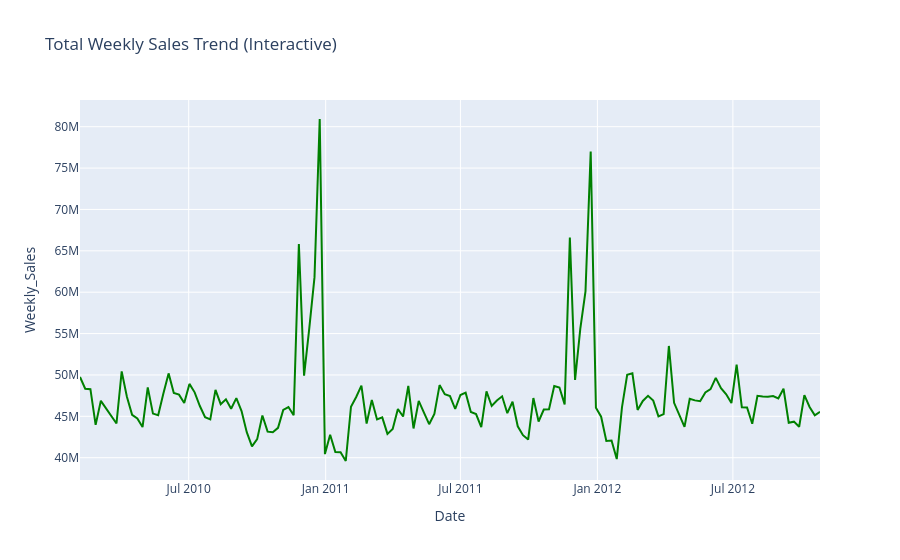

The cell this chart's notebook holds for it:
### Markdown cell above
### Interactive Plotly Dashboard

#### Sales Trend Dashboard

### Code cell
fig = px.line(
    sales_trend,
    x="Date",
    y="Weekly_Sales",
    title="Total Weekly Sales Trend (Interactive)"
)

fig.update_traces(line_color="green")
fig.show()

### Figure 1 — Plotly figure (JSON) as saved in the notebook; plotly's stock layout.template omitted (floating-point values rounded to 4 significant figures; data arrays with more than 128 entries replaced by an {"elided": "..."} marker saying what was removed)
{"data": [{"hovertemplate": "Date=%{x}<br>Weekly_Sales=%{y}<extra></extra>", "legendgroup": "", "line": {"color": "green", "dash": "solid"}, "marker": {"symbol": "circle"}, "mode": "lines", "name": "", "orientation": "v", "showlegend": false, "type": "scatter", "x": {"elided": "143 str values"}, "xaxis": "x", "y": {"elided": "143 float values"}, "yaxis": "y"}], "layout": {"legend": {"tracegroupgap": 0}, "title": {"text": "Total Weekly Sales Trend (Interactive)"}, "xaxis": {"anchor": "y", "domain": [0, 1], "title": {"text": "Date"}}, "yaxis": {"anchor": "x", "domain": [0, 1], "title": {"text": "Weekly_Sales"}}}}
